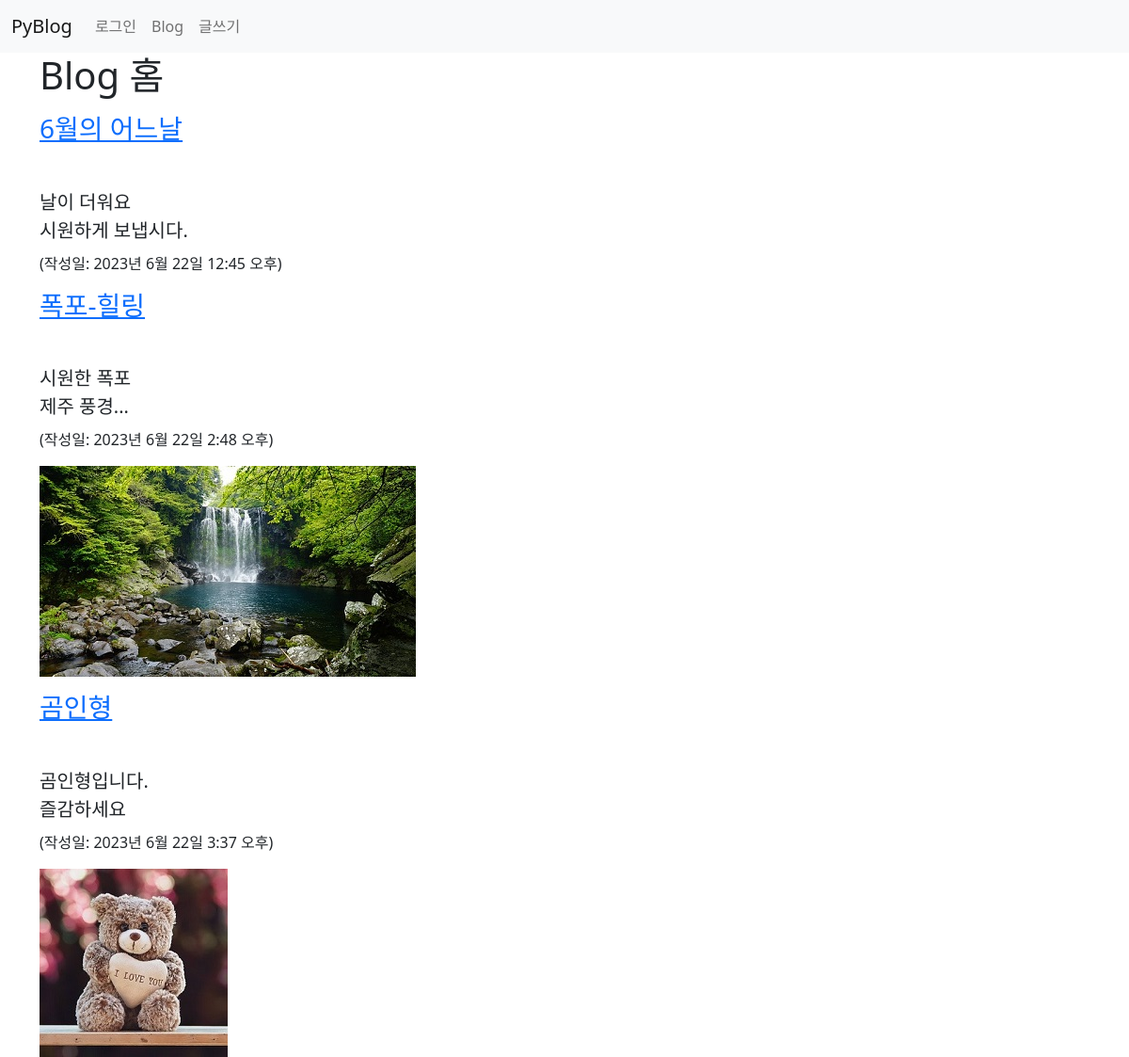
Screenshot of /blog/ with the database file from the repository.
### blog/models.py (models this page shows, shortened)
class Post(models.Model):
    title = models.CharField(max_length=100)  #제목
    content = models.TextField()              #내용
    pub_date = models.DateTimeField()         #발행일
    modify_date = models.DateTimeField(null=True, blank=True) #입력 폼이 비어도 됨
    photo = models.ImageField(upload_to='blog/images/%Y/%m/%d/',
                    null=True, blank=True)  #null 허용, 파일을 첨부하지 않을수 있음

### blog/views.py (the view)
# urls.py: path('', views.post_list, name='post_list'), # 목록
def post_list(request):
    post_list = Post.objects.all()
    context = {'post_list': post_list}
    return render(request, 'blog/post_list.html', context)

### templates/blog/post_list.html (shortened to what this page needs)
{% extends 'base.html' %}
{% block content %}
<div class="container">
    <h1>Blog 홈</h1>
    {% if post_list %}
        {% for post in post_list %}
            <h3 class="my-3">
                <a href="{% url 'blog:detail' post.id %}">
                    {{ post.title }}
                </a>
            </h3>
            <h5 style="white-space: pre-line; line-height: 1.5">
                {{ post.content }}
            </h5>
            <p>(작성일: {{ post.pub_date }})</p>
            {% if post.photo %}
                <img src="{{ post.photo.url }}">
            {% endif %}
        {% endfor %}
    {% else %}
        <p>포스트가 없습니다.</p>
    {% endif %}
</div>
{% endblock %}

### templates/base.html (shortened to what this page needs)
<!DOCTYPE html>
<html lang="en">
{% load static %}
<head>
    <link rel="stylesheet" href="{% static 'blog/css/bootstrap.css' %}">
</head>
<body>
{% include 'navbar.html' %}
{% block content %}
{% endblock %}
</body>
</html>

### templates/navbar.html (shortened to what this page needs)
<nav class="navbar navbar-expand-lg navbar-light bg-light">
  <div class="container-fluid">
    <a class="navbar-brand" href="/">PyBlog</a>
    <div class="collapse navbar-collapse" id="navbarSupportedContent">
      <ul class="navbar-nav me-auto mb-2 mb-lg-0">
        {% if not user.is_authenticated %}
        <li class="nav-item">
          <a class="nav-link" href="{% url 'common:login' %}">로그인</a>
        </li>
        {% else %}
        <li class="nav-item">
          <a class="nav-link" href="{% url 'common:logout' %}">
            {{ user.username }}(로그아웃)
          </a>
        </li>
        {% endif %}
        <li class="nav-item">
          <a class="nav-link" href="{% url 'blog:post_list' %}">Blog</a>
        </li>
        <li class="nav-item">
          <a class="nav-link" href="{% url 'blog:post_create' %}">글쓰기</a>
        </li>
      </ul>
    </div>
  </div>
</nav>

### rows the page displays
Post: title "6월의 어느날", content "날이 더워요 시원하게 보냅시다.", pub_date "2023년 6월 22일 12:45 오후"
Post: title "폭포-힐링", content "시원한 폭포 제주 풍경...", pub_date "2023년 6월 22일 2:48 오후", photo (picture)
Post: title "곰인형", content "곰인형입니다. 즐감하세요", pub_date "2023년 6월 22일 3:37 오후", photo (picture)
